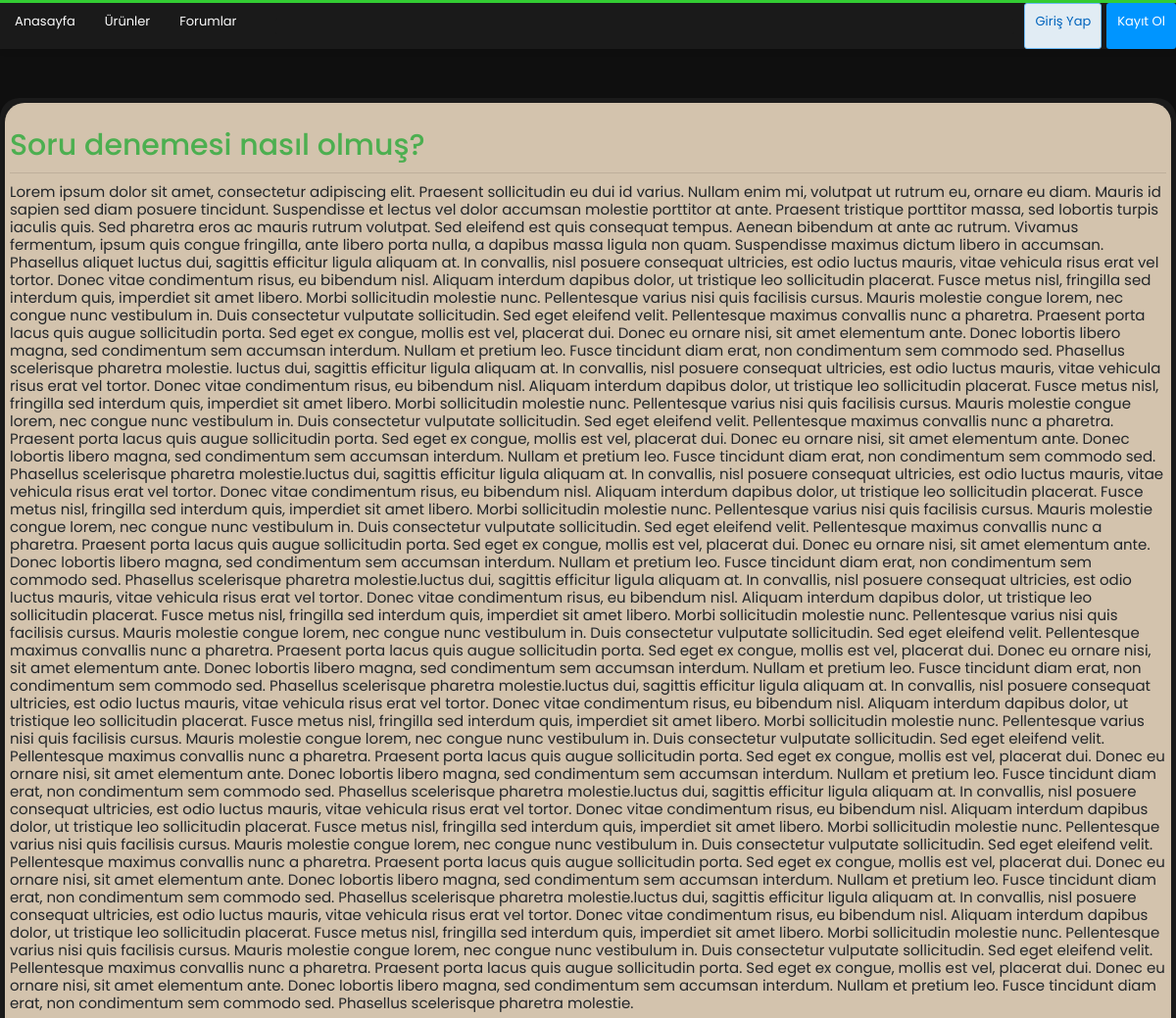
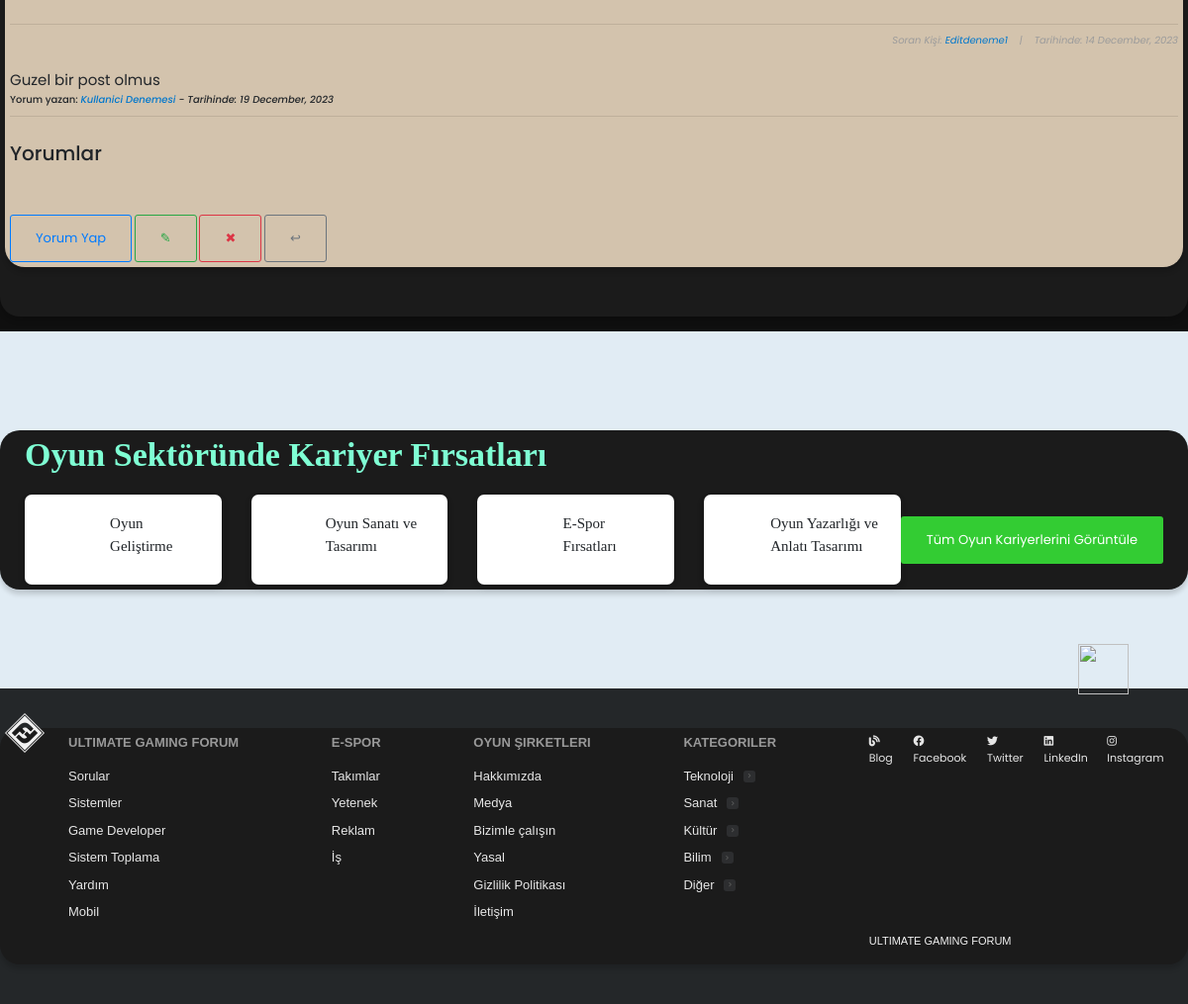
Screenshot of /sorular/1/ with the database file from the repository (2 pictures, top to bottom).
### forumapp/models.py (models this page shows, shortened)
class Soru(models.Model):
    kullanici = models.ForeignKey(User, on_delete=models.CASCADE)
    baslik = models.CharField(max_length=10000)
    icerik = models.TextField(null=True, blank=True)
    olusturulma_zamani = models.DateTimeField(default=timezone.now)

class Yorum(models.Model):
    soru = models.ForeignKey(Soru, related_name="yorum", on_delete=models.CASCADE)
    kullaniciadi = models.CharField(max_length=100)
    icerik = models.TextField(null=True, blank=True)
    olusturulma_zamani = models.DateTimeField(default=timezone.now)

### forumapp/views.py (the view)
# urls.py: path('sorular/<int:pk>/', SoruDetailView.as_view(), name="sorudetay"),
class SoruDetailView(DetailView):
    model = Soru
    template_name = 'forumapp/soru_detay.html'
    context_object_name = 'sorudetay'

### forumapp/templates/forumapp/soru_detay.html (shortened to what this page needs)
{% extends 'base.html' %}
{% block content %}
<!DOCTYPE html>
<html lang="en">
<head>
</head>
<body>
    <div class="container">
        <div class="sorulist">
            <div class="sorular">
                <div class="container" style="background-color: rgba(255, 235, 209, 0.808); padding: 5px; box-shadow: rgba(0, 0, 0, 0.15) 0px 5px 5px 0px; border-radius: 20px;" >
                    <h3 id="fh3">{{sorudetay.baslik}}</h3>
                    <hr>
                    <h6 id="fh6">{{ sorudetay.icerik|safe }}</h6>
                    <hr>
                    <h6 id="fh6" style="font-size: 10px; font-style: italic; color: rgb(155, 155, 155); text-align: right;">Soran Kişi: <a href="">{{ sorudetay.kullanici|title }}</a>&nbsp;&nbsp;&nbsp; |&nbsp;&nbsp;&nbsp; Tarihinde: {{ sorudetay.olusturulma_zamani|date:"j F, Y" }}</h6>
                    {% if not sorudetay.yorum.all %}
                    <h3>Henüz bir yorum yok </h3>
                    {% else %}
                    {% for yorum in sorudetay.yorum.all  %}
                    <h3 style="font-weight:normal; font-size:15px;">{{yorum.icerik}}</h3>
                    <h3 style="font-size: 10px;">Yorum yazan: <i><a href="">{{yorum.kullaniciadi}}</a> - Tarihinde: {{yorum.olusturulma_zamani|date:"j F, Y"}}</i></h3>
                    <hr>
                    {% endfor %}
                    {% endif %}
                    <br>
                    <h2>Yorumlar</h2> <br><br><br>
                    <a class="btn btn-outline-primary" id="fa" href="{% url "forumapp:yorumyap" sorudetay.id %}" style="text-decoration: none;">Yorum Yap</a>
                    <a style="text-decoration: none; " class="btn btn-outline-success" href="{% url 'forumapp:soruguncelle' sorudetay.id %}">&#x270E;</a>
                    <a style="text-decoration: none; " class="btn btn-outline-danger" href="{% url "forumapp:sorusil" sorudetay.id%}">&#x2716;</a>
                    <a style="text-decoration: none; " class="btn btn-outline-secondary" href="{% url 'forumapp:sorular' %}">&#x21a9;</a>
                </div> <br><br>
                </div> <br>
            </div>
        </div>
        <br>
</body>
</html>
{% endblock content %}

### static/main.css (style rules this page uses)
:root { --white: #fff; --black: #0c0d0e; --orange: #33cc33; --yellow: #1a1a1a; --green: #5eba7d; --blue: #0077cc; --powder: #e1ecf4; --red: #d1383d; --black-025: #1a1a1a; --black-050: #333333; --black-075: #4d4d4d; --black-100: #666666; --black-150: #808080; --black-200: #999999; --black-300: #b3b3b3; --black-350: #cccccc; --black-400: #e6e6e6; --black-500: #f2f2f2; --black-600: #fafafa; --black-700: #ffffff; --black-750: #2f3337; --black-800: #242729; --black-900: #0c0d0e; --orange-050: #fff7f2; --orange-100: #fee3cf; --orange-200: #fcd0ad; --orange-300: #f7aa6d; --orange-400: #f48024; --orange-500: #f2720c; --orange-600: #da670b; --orange-700: #bd5c00; --orange-800: #a35200; --orange-900: #874600; --blue-050: #f2f9ff; --blue-100: #cfeafe; --blue-200: #addafc; --blue-300: #6cbbf7; --blue-400: #379fef; --blue-500: #0095ff; --blue-600: #0077cc; --blue-700: #0064bd; --blue-800: #0054a3; --blue-900: #004487; --powder-050: #f4f8fb; --powder-100: #e1ecf4; --powder-200: #d1e5f1; --powder-300: #b3d3ea; --powder-400: #a0c7e4; --powder-500: #7aa7c7; --powder-600: #5b8db1; --powder-700: #39739d; --powder-800: #2c5777; --powder-900: #1e3c52; --green-025: #eef8f1; --green-050: #dcf0e2; --green-100: #cae8d4; --green-200: #a6d9b7; --green-300: #82ca9a; --green-400: #5eba7d; --green-500: #48a868; --green-600: #3d8f58; --green-700: #2f6f44; --green-800: #29603b; --green-900: #1e472c; --yellow-050: #fdf7e3; --yellow-100: #fbf2d4; --yellow-200: #f1e5bc; --yellow-300: #e6d178; --yellow-400: #e9c63f; --yellow-500: #ddb624; --yellow-600: #cea51b; --yellow-700: #b89516; --yellow-800: #9f8010; --yellow-900: #826a0b; --red-050: #fdf3f4; --red-100: #f9d3d7; --red-200: #f4b4bb; --red-300: #e87c87; --red-400: #de535e; --red-500: #d1383d; --red-600: #c02d2e; --red-700: #ac2726; --red-800: #942121; --red-900: #7a1819; --gold: #ffcc01; --gold-lighter: #fff4d1; --gold-darker: #f1b600; --silver: #b4b8bc; --silver-lighter: #e8e8e8; --silver-darker: #9a9c9f; --bronze: #caa789; --bronze-lighter: #f2e9e1; --bronze-darker: #ab825f; --fc-dark: #0c0d0e; --fc-medium: #3c4146; --fc-light: #6a737c; --focus-ring: rgba(0, 149, 255, 0.15); --focus-ring-success: rgba(166, 217, 183, 0.4); --focus-ring-warning: rgba(233, 198, 63, 0.4); --focus-ring-error: rgba(192, 45, 46, 0.15); --focus-ring-muted: rgba(36, 39, 41, 0.1); --bs-sm: 0 1px 2px rgba(0, 0, 0, 0.05), 0 1px 4px rgba(0, 0, 0, 0.05), 0 2px 8px rgba(0, 0, 0, 0.05); --bs-md: 0 1px 3px rgba(0, 0, 0, 0.06), 0 2px 6px rgba(0, 0, 0, 0.06), 0 3px 8px rgba(0, 0, 0, 0.09); --bs-lg: 0 1px 4px rgba(0, 0, 0, 0.09), 0 3px 8px rgba(0, 0, 0, 0.09), 0 4px 13px rgba(0, 0, 0, 0.13); --scrollbar: rgba(0, 0, 0, 0.2); --highlight-bg: #f6f6f6; --highlight-color: #2f3337; --highlight-comment: #656e77; --highlight-punctuation: var(--black-600); --highlight-namespace: #b75501; --highlight-attribute: #015692; --highlight-literal: #b75501; --highlight-symbol: #803378; --highlight-keyword: #015692; --highlight-variable: #54790d; --highlight-addition: #2f6f44; --highlight-deletion: #c02d2e; --dark-blue: #2b2d6e; --magnolia: #f7f6f9; }
*, *::before, *::after { margin: 0; padding: 0; box-sizing: border-box; }
html { font-family: Arial, "Helvetica Neue", Helvetica, sans-serif; font-size: 10px; color: var(--black-800); }
.container { width: 100%; max-width: 126.4rem; margin: 0 auto; padding: 0 1.5rem; }
a { text-decoration: none; color: var(--blue-600); cursor: pointer; }
.btn { text-align: center; font-size: 1.3rem; border-radius: 3px; transition: all 0.5s; padding: 1.3rem 2.5rem; }

### forumapp/templates/forumapp/soru_detay.html (style rules this page uses)
body { margin-top: 100px; font-family: 'Poppins', sans-serif; background-color: #0f0f0f; }
.container { background-color: #1b1b1b; padding: 5px; box-shadow: rgba(0, 0, 0, 0.15) 0px 5px 5px 0px; border-radius: 20px; }
#fh3 { text-align: center; font-size: 30px; padding-top: 20px; text-align: left; color: #4caf50; }
#fh6 { text-align: left; font-size: 15px; padding-bottom: 20px; font-weight: normal; }

### rows the page displays
Soru: baslik "Soru denemesi nasıl olmuş?", icerik "Lorem ipsum dolor sit amet, consectetur adipiscing elit. Praesent sollicitudin eu dui id varius. Nullam enim mi, volutpat ut rutrum eu, ornare eu diam. Mauris id sapien sed diam posuere tincidunt. Suspendisse et lectus vel dolor accumsan molestie porttitor at ante. Praesent tristique porttitor massa, sed lobortis turpis iaculis quis. Sed pharetra eros ac mauris rutrum volutpat. Sed eleifend est quis consequat tempus. Aenean bibendum at ante ac rutrum. Vivamus fermentum, ipsum quis congue fringilla, ante libero porta nulla, a dapibus massa ligula non quam. Suspendisse maximus dictum libero in accumsan. Phasellus aliquet luctus dui, sagittis efficitur ligula aliquam at. In convallis, nisl…", kullanici "Editdeneme1", olusturulma_zamani "14 December, 2023"
Yorum: icerik "Guzel bir post olmus", kullaniciadi "Kullanici Denemesi", olusturulma_zamani "19 December, 2023"
